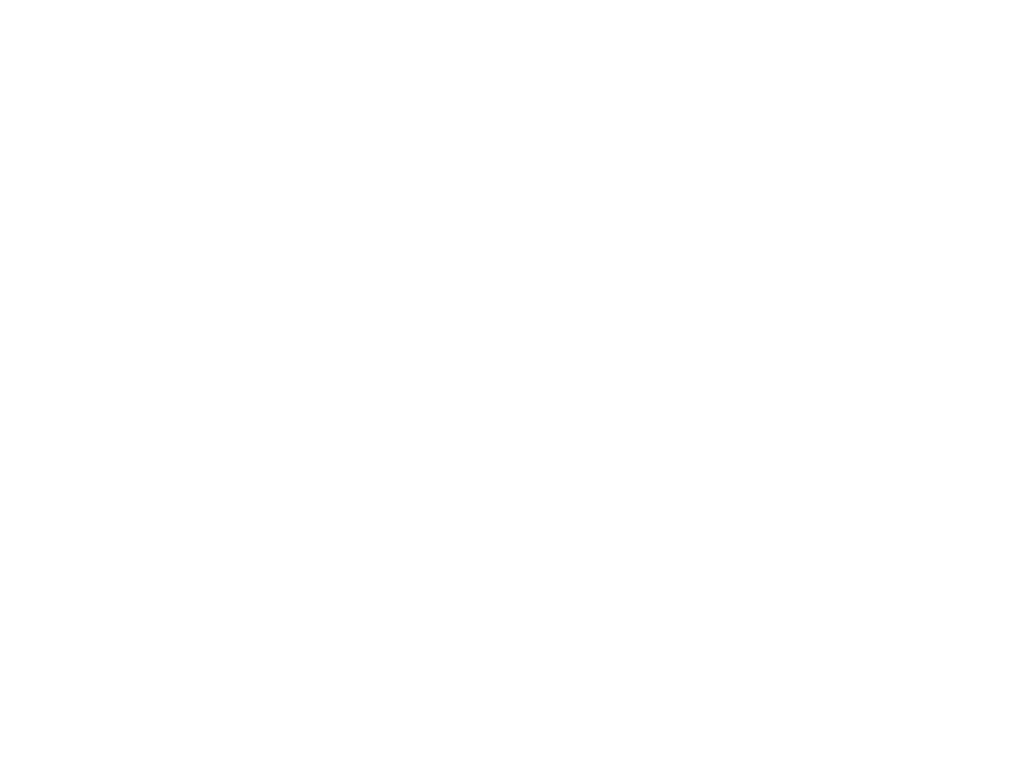
Frame 1 (no input)
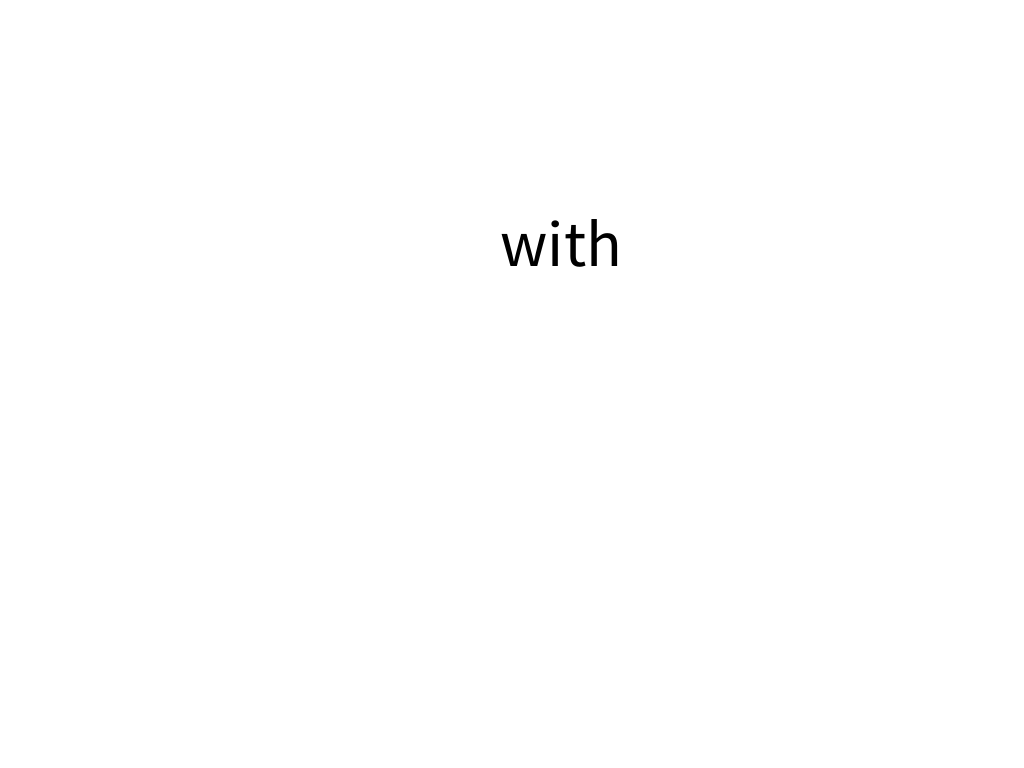
Frame 60 (the mouse pressed at the canvas centre just before this capture)
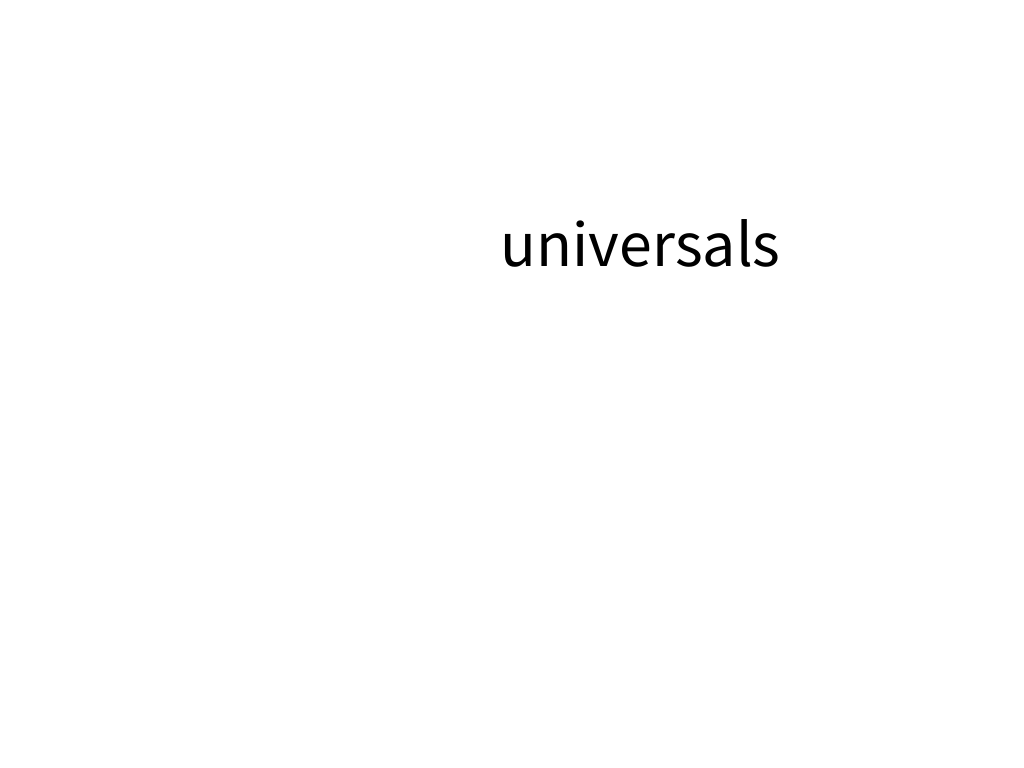
Frame 120 (the mouse held since frame 60 and released just before this capture)

The Processing sketch that drew these frames (run headless with seeded random() and noise(); from frame 60 on, the mouse is pressed at the canvas centre):

// Processing sketch: str_arr_txt_flash
// ── str_arr_txt_flash.pde
int timeStamp;
int timeStampMots;
int valR = 0;
int dutyCycleMod = 10;
int dutyCycleCount = 0;
String[] tMots = {
  "obscure", "root", "executable", "header", "the",
  "problem", "with", "universals", "anti-forensics",
  "embedded", "malware", "plastic", "pill", "jars",
  "slamming", "our", "doors", "trapped", "under",
  "the", "rubble", "pile", "the", "boundaries", "as", 
  "my", "own", "emotion", "rocks", "&", "dust", "on", 
  "my", "face", "and", "where", "i", "sleep", "at", 
  "night", "my", "own", "private", "achromatic", 
  "prison", "dark", "alleyways", "and", "elevators", 
  "used", "as", "negotiating", "spaces", "for", 
  "my", "self", "which", "is", "under", "realistic", 
  "scrutiny", "anyway", "personal", "property", 
  "architected", "on", "pleasure", "profit", 
  "principals", "do", "not", "give", "that", "guy",
  "money"
}; 

void setup() {
  size(1024,768);
  smooth();
  background(255);
  timeStamp = millis();
  timeStampMots = millis();

}

void draw() {
//  background(255);
  noStroke();

  int tempsEcoule = millis() - timeStamp;
  int tempsEcouleMots = millis() - timeStampMots;
  int tempsRand = int(random(66,1666));
  
  //this probably doesn't ned to be calculated every frame...
  int timeX = (tMots[valR].length() * 66);
//    println(timeX);
    tempsRand = tempsRand + timeX;
    
  if (tempsEcouleMots >= tempsRand) {
    background(255);
    fill(0);
    textSize(66);
    int x = 500;//int(random(0, width-75));
    int y = 266;//int(random(30, height-30));
    
    if(dutyCycleCount % dutyCycleMod == 0){
      valR = int(random(0, tMots.length));
      dutyCycleMod = int(random(8,22));
      println("NEW valR "+valR+" dutyCycleMod "+dutyCycleMod);
    }else{
      valR++;
      if(valR > tMots.length - 1){
        valR = 0;
      }
    }
    dutyCycleCount++;
    if(dutyCycleCount>999999){
      dutyCycleCount = 0;
    }
    text(tMots[valR], x, y);
    
    timeStampMots = millis();
  }
}
